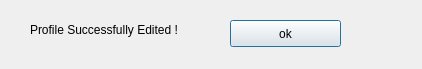
<?xml version="1.0" encoding="UTF-8"?>
<ui version="4.0">
 <class>studentprofileeditsuccess</class>
 <widget class="QDialog" name="studentprofileeditsuccess">
  <property name="geometry">
   <rect>
    <x>0</x>
    <y>0</y>
    <width>422</width>
    <height>69</height>
   </rect>
  </property>
  <property name="windowTitle">
   <string>Profile Updated! </string>
  </property>
  <widget class="QLabel" name="label">
   <property name="geometry">
    <rect>
     <x>30</x>
     <y>20</y>
     <width>201</width>
     <height>20</height>
    </rect>
   </property>
   <property name="text">
    <string>Profile Successfully Edited !</string>
   </property>
  </widget>
  <widget class="QPushButton" name="pushButton">
   <property name="geometry">
    <rect>
     <x>230</x>
     <y>20</y>
     <width>111</width>
     <height>27</height>
    </rect>
   </property>
   <property name="text">
    <string>ok</string>
   </property>
  </widget>
  <widget class="QLabel" name="label_2">
   <property name="geometry">
    <rect>
     <x>-10</x>
     <y>0</y>
     <width>441</width>
     <height>91</height>
    </rect>
   </property>
   <property name="text">
    <string/>
   </property>
  </widget>
  <zorder>label_2</zorder>
  <zorder>label</zorder>
  <zorder>pushButton</zorder>
 </widget>
 <resources/>
 <connections/>
</ui>
